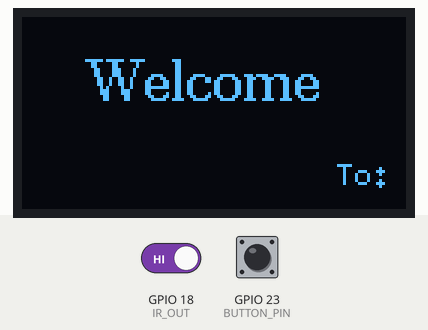
This program was run on a simulated ESP32. Parts: 128×64 one-colour display. The inputs (shaded band) are chosen by the test bench; at power-on: GPIO 18 (IR_OUT) HIGH, GPIO 23 (BUTTON_PIN) HIGH.

Above: at 4.2 s.
At 11.3 s:
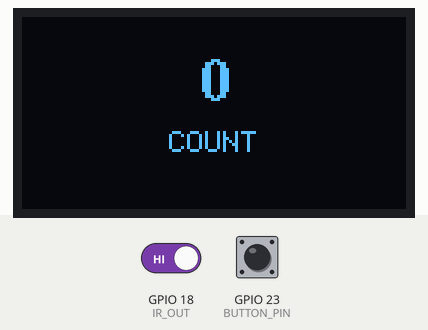
11.4 s: GPIO 18 (IR_OUT) driven LOW
At 12.2 s:
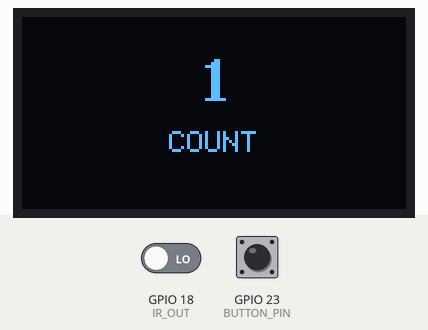
Timing chart, 0 to 14.4 s (numbered marks = the images above; inputs shaded):
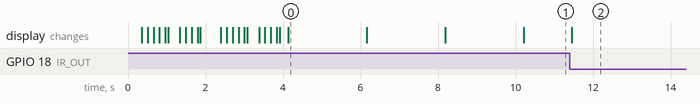

Measured:
- after the input at 11.4 s, the display: changes after 0.05 s (image 2)
- what the display in image 0 shows lasts 2.1 s, from 4.1 s to 6.2 s

The program:

main.cpp
```cpp
#include <Arduino.h>
#include <Wire.h>
#include "Button.h"
#include "u8g2_oledPrint.h"
#include "counter_Frame.h"

// Pin definition
#define IR_OUT 18
#define BUTTON_PIN 23
Button myButton(BUTTON_PIN); // Button object created

// screen definition
#define SCREEN_WIDTH 128
#define SCREEN_HEIGHT 64
#define FONT_LARGE u8g2_font_ncenB14_tr
#define FONT_SMALL u8g2_font_ncenB08_tr

// OLED Display Object
U8G2_SH1106_128X64_NONAME_F_HW_I2C display(U8G2_R0, /* reset=*/U8X8_PIN_NONE);

// Counting Logic
volatile unsigned long count = 0;
volatile bool objectDetect = false;

void IRAM_ATTR countPulse() {
    if (!objectDetect) {
        count++;
        objectDetect = true;
    }
}

// Animation function
void counter_Animation(unsigned long duration_ms) {
    unsigned long start = millis();
    while (millis() - start < duration_ms) {
        for (int i = 0; i < 27; i++) {
            display.clearBuffer();
            display.drawXBMP(39, 7, 50, 50, counterframes[i]);
            display.sendBuffer();
            delay(50);
        }
    }
}

void showWelcomeScreens() {
    display.clearBuffer();
    counter_Animation(3000);
    display.clearBuffer();

    // Screen 1
    oledPrint(display, u8g2_font_ncenR14_tr, 22, 28, "Welcome");
    oledPrint(display, u8g2_font_6x10_tr, 105, 56, "To:");
    display.sendBuffer();
    delay(2000);
    display.clearBuffer();

    // Screen 2
    oledPrint(display, u8g2_font_ncenR14_tr, 8, 28, "IR Counter");
    oledPrint(display, u8g2_font_6x10_tr, 0, 56, "Get Count Digitally");
    display.sendBuffer();
    delay(2000);
    display.clearBuffer();

    // Screen 3
    oledPrint(display, u8g2_font_ncenR14_tr, 4, 28, "Powered By");
    oledPrint(display, u8g2_font_6x10_tr, 72, 56, "Abhishek");
    display.sendBuffer();
    delay(2000);
    display.clearBuffer();
}

void yourDisplayFunction(uint32_t count) {
    // Dynamic Font Based on Count
    const uint8_t* selectedFont = (count < 10000) ? FONT_LARGE : FONT_SMALL;
    display.setFont(selectedFont);

    // Convert Count to String
    char countStr[10];
    sprintf(countStr, "%lu", count);

    // Get Text Width for Centering
    uint16_t textWidth = display.getStrWidth(countStr);
    uint16_t textHeight = display.getMaxCharHeight();

    int xPos = (SCREEN_WIDTH - textWidth) / 2;
    int yPos = (selectedFont == FONT_LARGE) ? 28 : 35;

    // Display on OLED
    display.clearBuffer();

    // Top Title
    oledPrint(display, u8g2_font_6x10_tr, 49, 45, "COUNT");

    // Dynamic Centered Count
    display.setFont(selectedFont);
    display.drawStr(xPos, yPos, countStr);

    display.sendBuffer();
}

void setup() {
    Wire.begin();
    display.begin();
    myButton.begin();

    pinMode(IR_OUT, INPUT_PULLUP);
    pinMode(BUTTON_PIN, INPUT_PULLUP);

    showWelcomeScreens();

    attachInterrupt(digitalPinToInterrupt(IR_OUT), countPulse, FALLING);
}

void loop() {
    // Button Press Detect (Debounce)
    static bool lastButtonState = HIGH;
    bool currentButtonState = digitalRead(BUTTON_PIN);

    if (lastButtonState == HIGH && currentButtonState == LOW) {
        delay(50);
        if (digitalRead(BUTTON_PIN) == LOW) {
            count = 0;
        }
    }
    lastButtonState = currentButtonState;

    // Reset objectDetect when obstacle moves away
    if (digitalRead(IR_OUT) == HIGH) {
        objectDetect = false;
    }

    yourDisplayFunction(count);
}
```

Button.cpp
```cpp
#include "Button.h"

// Constructor: Button ka pin set karega
Button::Button(int pin) {
    buttonPin=pin;
    lastButtonState=LOW;
}

// Setup function
void Button::begin() {
    pinMode(buttonPin, INPUT_PULLDOWN);
}

// Sirf button ka state return karega (HIGH ya LOW)
bool Button::isPressed() {
    bool currentState=digitalRead(buttonPin);
    if (currentState==HIGH && lastButtonState== LOW)
    {
        lastButtonState=currentState;
        return true;
    }
    lastButtonState=currentState;
    return false;
};
```

Button.h
```cpp
#pragma once
#include <Arduino.h>

class Button {
private:
    int buttonPin;
    bool lastButtonState;
public:
    Button(int buttonPin);
    void begin();
    bool isPressed();
};
```

counter_Frame.h
```cpp
#ifndef FRAMES_H
#define FRAMES_H

#include <Arduino.h>

// Sabhi frames ka external declaration
extern const unsigned char counterframe0[];
extern const unsigned char counterframe1[];
extern const unsigned char counterframe2[];
extern const unsigned char counterframe3[];
extern const unsigned char counterframe4[];
extern const unsigned char counterframe5[];
extern const unsigned char counterframe6[];
extern const unsigned char counterframe7[];
extern const unsigned char counterframe8[];
extern const unsigned char counterframe9[];
extern const unsigned char counterframe10[];
extern const unsigned char counterframe11[];
extern const unsigned char counterframe12[];
extern const unsigned char counterframe13[];
extern const unsigned char counterframe14[];
extern const unsigned char counterframe15[];
extern const unsigned char counterframe16[];
extern const unsigned char counterframe17[];
extern const unsigned char counterframe18[];
extern const unsigned char counterframe19[];
extern const unsigned char counterframe20[];
extern const unsigned char counterframe21[];
extern const unsigned char counterframe22[];
extern const unsigned char counterframe23[];
extern const unsigned char counterframe24[];
extern const unsigned char counterframe25[];
extern const unsigned char counterframe26[];
extern const unsigned char counterframe27[];

// Saare counterframes ko ek array me store karo
extern const unsigned char* counterframes[];

#endif
```

u8g2_oledPrint.cpp
```cpp
#include "u8g2_oledPrint.h"

//for simple text
void oledPrint(U8G2 &display, const uint8_t *font, int x, int y, const char *message) {
    display.setFont(font);             // Font set (no setTextSize in U8G2)
    display.setDrawColor(1);           // Ensure white text
    display.setCursor(x, y);           // Set position
    display.print(message);            // Print message

}

// For float + precision
void oledPrint(U8G2 &display, const uint8_t *font, int x, int y, float value, int digits) {
    display.setFont(font);
    display.setCursor(x, y);
    display.print(value, digits);
}
```

u8g2_oledPrint.h
```cpp
#pragma once
#include <U8g2lib.h>

// Function Prototype
void oledPrint(U8G2 &display, const uint8_t *font, int x, int y, const char *message);
void oledPrint(U8G2 &display, const uint8_t *font, int x, int y, float value, int digits);
```

Source omitted: nter_Frame.cpp (data table, 62698 bytes)
